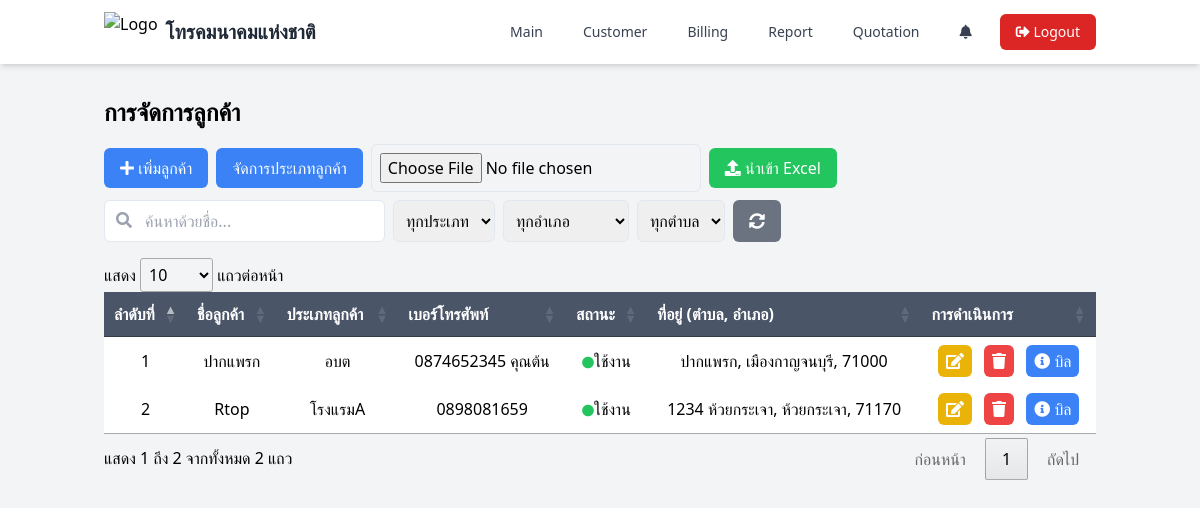
/page/customer.php (signed in), run on the app's committed database.
### tables this page shows
CREATE TABLE `customers` (
  `id_customer` int(11) NOT NULL,
  `name_customer` varchar(100) DEFAULT NULL,
  `phone_customer` varchar(50) DEFAULT NULL,
  `status_customer` enum('ใช้งาน','ไม่ได้ใช้งาน') DEFAULT NULL,
  `id_address` int(11) DEFAULT NULL,
  `create_at` datetime DEFAULT NULL,
  `update_at` datetime DEFAULT NULL,
  `id_customer_type` int(11) DEFAULT NULL
);

CREATE TABLE `customer_types` (
  `id_customer_type` int(11) NOT NULL,
  `type_customer` varchar(255) NOT NULL
);

CREATE TABLE `tambons` (
  `id_tambons` int(11) NOT NULL,
  `zip_code` int(11) NOT NULL,
  `name_tambons` varchar(150) NOT NULL,
  `id_amphures` int(11) NOT NULL
);

CREATE TABLE `amphures` (
  `id_amphures` int(11) NOT NULL,
  `name_amphures` varchar(150) NOT NULL
);

CREATE TABLE `address` (
  `id_address` int(11) NOT NULL,
  `info_address` text DEFAULT NULL,
  `id_amphures` int(11) DEFAULT NULL,
  `id_tambons` int(11) DEFAULT NULL
);

### page/customer.php (the view, shortened to what this page needs)
<?php
require_once  '../function/functions.php';
$customers = $conn->query("
    SELECT c.*, a.info_address, t.name_tambons, am.name_amphures, t.zip_code, ct.type_customer
    FROM customers c
    JOIN address a ON c.id_address = a.id_address
    JOIN tambons t ON a.id_tambons = t.id_tambons
    JOIN amphures am ON a.id_amphures = am.id_amphures
    JOIN customer_types ct ON c.id_customer_type = ct.id_customer_type
")->fetch_all(MYSQLI_ASSOC);
?>
<!DOCTYPE html>
<html lang="th">
<head>
    <script src="https://cdn.tailwindcss.com"></script>
    <link rel="stylesheet" href="https://cdnjs.cloudflare.com/ajax/libs/font-awesome/5.15.4/css/all.min.css">
    <link rel="stylesheet" type="text/css" href="https://cdn.datatables.net/1.11.5/css/jquery.dataTables.css">
</head>
<body class="bg-gray-100">
    <?php include './components/navbar.php'; ?>
    <div class="container mx-auto px-4 py-8">
        <h1 class="text-2xl font-bold mb-4">การจัดการลูกค้า</h1>
        <div class="flex flex-wrap items-center justify-between mb-4">
            <div class="flex flex-wrap items-center gap-2">
                <button onclick="openModal()" class="bg-blue-500 text-white px-4 py-2 rounded-md">
                    <i class="fas fa-plus"></i> เพิ่มลูกค้า
                </button>
                <button onclick="window.location.href='type_customer.php'" class="bg-blue-500 text-white px-4 py-2 rounded-md">
                    จัดการประเภทลูกค้า
                </button>
                <form id="uploadForm" enctype="multipart/form-data" class="flex items-center gap-2">
                    <input type="file" name="excelFile" id="excelFile" accept=".xls, .xlsx" class="border p-2 rounded-md">
                    <button type="submit" class="bg-green-500 text-white px-4 py-2 rounded-md">
                        <i class="fas fa-upload"></i> นำเข้า Excel
                    </button>
                </form>
            </div>
            <div class="flex flex-wrap gap-2">
                <div class="relative">
                    <input type="text" id="searchName" placeholder="ค้นหาด้วยชื่อ..." class="border p-2 rounded-md pl-10">
                    <i class="fas fa-search absolute left-3 top-3 text-gray-400"></i>
                </div>
                <select id="searchType" class="border p-2 rounded-md">
                    <option value="">ทุกประเภท</option>
                </select>
                <select id="searchAmphure" class="border p-2 rounded-md">
                    <option value="">ทุกอำเภอ</option>
                </select>
                <select id="searchTambon" class="border p-2 rounded-md">
                    <option value="">ทุกตำบล</option>
                </select>
                <button onclick="resetSearch()" class="bg-gray-500 text-white px-4 py-2 rounded-md">
                    <i class="fas fa-sync-alt"></i>
                </button>
            </div>
        </div>
        <table id="customerTable" class="   ">
            <thead>
                <tr>
                    <th class="py-2">ลำดับที่</th>
                    <th class="py-2">ชื่อลูกค้า</th>
                    <th class="py-2">ประเภทลูกค้า</th>
                    <th class="py-2">เบอร์โทรศัพท์</th>
                    <th class="py-2">สถานะ</th>
                    <th class="py-2">ที่อยู่ (ตำบล, อำเภอ)</th>
                    <th class="py-2">การดำเนินการ</th>
                </tr>
            </thead>
            <tbody>
                <?php foreach ($customers as $customer): ?>
                    <tr>
                        <td class="py-2 text-center"></td>
                        <td class="py-2 text-center"><?= $customer['name_customer'] ?></td>
                        <td class="py-2 text-center"><?= $customer['type_customer'] ?></td>
                        <td class="py-2 text-center"><?= $customer['phone_customer'] ?></td>
                        <td class="py-2 text-center">
                            <?php if ($customer['status_customer'] === 'ใช้งาน'): ?>
                                <i class="fas fa-circle text-green-500"></i><?= $customer['status_customer'] ?>
                            <?php else: ?>
                                <i class="fas fa-circle text-red-500"></i><?= $customer['status_customer'] ?>
                            <?php endif; ?>
                        </td>
                        <td class="py-2 text-center">
                            <?= $customer['info_address'] ?> <?= $customer['name_tambons'] ?>, <?= $customer['name_amphures'] ?>, <?= $customer['zip_code'] ?>
                        </td>
                        <td class="py-2 text-center">
                            <button onclick="editCustomer(<?= $customer['id_customer'] ?>)" class="bg-yellow-500 text-white px-2 py-1 rounded-md">
                                <i class="fas fa-edit"></i>
                            </button>
                            <button onclick="deleteCustomer(<?= $customer['id_customer'] ?>)" class="bg-red-500 text-white px-2 py-1 rounded-md ml-2">
                                <i class="fas fa-trash"></i>
                            </button>
                            <form action="bill.php" method="POST" style="display: inline;">
                                <button type="submit" class="bg-blue-500 text-white px-2 py-1 rounded-md ml-2">
                                    <i class="fas fa-info-circle"></i> บิล
                                </button>
                            </form>
                        </td>
                    </tr>
                <?php endforeach; ?>
            </tbody>
        </table>
    </div>
</body>
</html>

### page/customer.php (style rules this page uses)
.flex-wrap { gap: 0.5rem; }
.border { border: 1px solid #e2e8f0; }
.rounded-md { border-radius: 0.375rem; }
#customerTable thead th { background-color: #4a5568; color: white; }
#customerTable tbody tr { background-color:rgb(255, 255, 255); }
.fa-circle { font-size: 12px; }

### data on the page
customers: name_customer "ปากแพรก", id_customer_type.type_customer "อบต", phone_customer "0874652345 คุณต้น", status_customer "ใช้งาน", tambons.name_tambons "ปากแพรก", amphures.name_amphures "เมืองกาญจนบุรี", tambons.zip_code "71000"
customers: name_customer "Rtop", id_customer_type.type_customer "โรงแรมA", phone_customer "0898081659", status_customer "ใช้งาน", id_address.info_address "1234", tambons.name_tambons "ห้วยกระเจา", amphures.name_amphures "ห้วยกระเจา", tambons.zip_code "71170"
